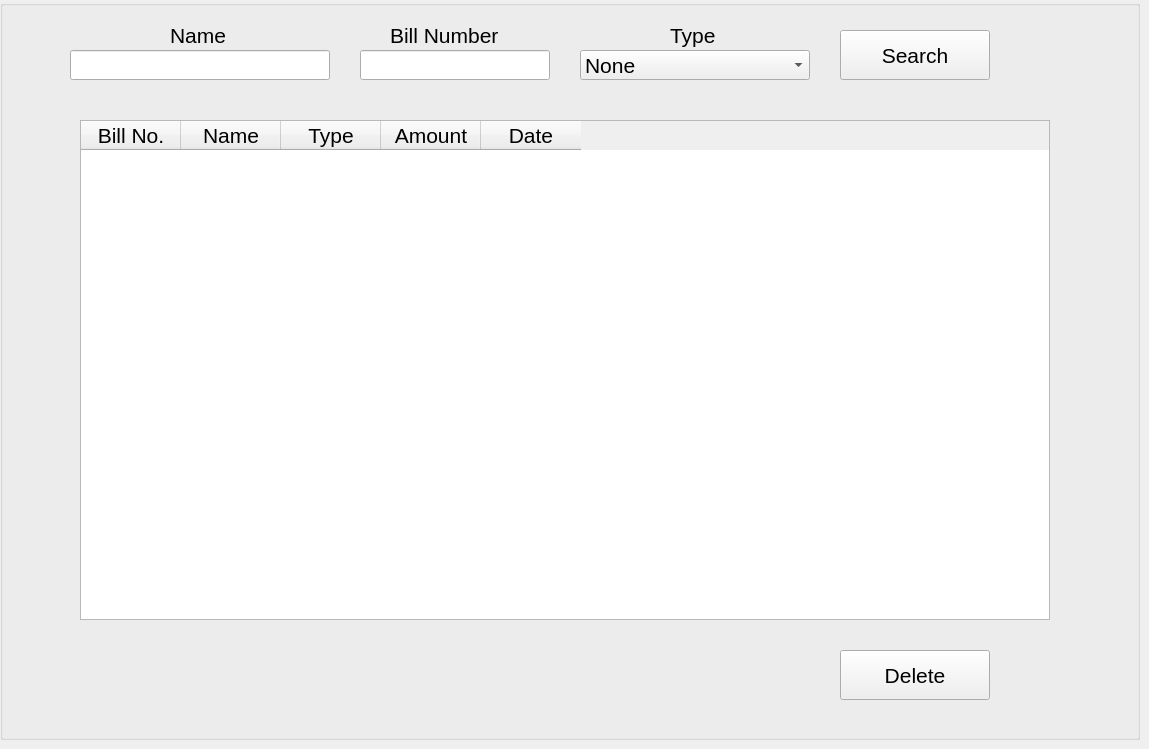
    <widget class="QWidget" name="Delete">
     <widget class="QGroupBox" name="groupBox_8">
      <property name="geometry">
       <rect>
        <x>0</x>
        <y>0</y>
        <width>1140</width>
        <height>740</height>
       </rect>
      </property>
      <property name="font">
       <font>
        <pointsize>16</pointsize>
       </font>
      </property>
      <property name="title">
       <string/>
      </property>
      <widget class="QTableWidget" name="tableWidget">
       <property name="geometry">
        <rect>
         <x>80</x>
         <y>120</y>
         <width>970</width>
         <height>500</height>
        </rect>
       </property>
       <property name="minimumSize">
        <size>
         <width>970</width>
         <height>0</height>
        </size>
       </property>
       <property name="maximumSize">
        <size>
         <width>970</width>
         <height>16777215</height>
        </size>
       </property>
       <column>
        <property name="text">
         <string>Bill No.</string>
        </property>
       </column>
       <column>
        <property name="text">
         <string>Name</string>
        </property>
       </column>
       <column>
        <property name="text">
         <string>Type</string>
        </property>
       </column>
       <column>
        <property name="text">
         <string>Amount</string>
        </property>
       </column>
       <column>
        <property name="text">
         <string>Date</string>
        </property>
       </column>
      </widget>
      <widget class="QPushButton" name="deletesearch">
       <property name="geometry">
        <rect>
         <x>840</x>
         <y>30</y>
         <width>150</width>
         <height>50</height>
        </rect>
       </property>
       <property name="text">
        <string>Search</string>
       </property>
      </widget>
      <widget class="QLineEdit" name="Del_Name">
       <property name="geometry">
        <rect>
         <x>70</x>
         <y>50</y>
         <width>260</width>
         <height>30</height>
        </rect>
       </property>
      </widget>
      <widget class="QLabel" name="label_33">
       <property name="geometry">
        <rect>
         <x>170</x>
         <y>20</y>
         <width>70</width>
         <height>30</height>
        </rect>
       </property>
       <property name="text">
        <string>Name</string>
       </property>
      </widget>
      <widget class="QLineEdit" name="Del_Bnum">
       <property name="geometry">
        <rect>
         <x>360</x>
         <y>50</y>
         <width>190</width>
         <height>30</height>
        </rect>
       </property>
      </widget>
      <widget class="QLabel" name="label_34">
       <property name="geometry">
        <rect>
         <x>390</x>
         <y>20</y>
         <width>140</width>
         <height>30</height>
        </rect>
       </property>
       <property name="text">
        <string>Bill Number</string>
       </property>
      </widget>
      <widget class="QLabel" name="label_161">
       <property name="geometry">
        <rect>
         <x>670</x>
         <y>20</y>
         <width>60</width>
         <height>30</height>
        </rect>
       </property>
       <property name="text">
        <string>Type</string>
       </property>
      </widget>
      <widget class="QComboBox" name="Del_type">
       <property name="geometry">
        <rect>
         <x>580</x>
         <y>50</y>
         <width>230</width>
         <height>30</height>
        </rect>
       </property>
       <item>
        <property name="text">
         <string>None</string>
        </property>
       </item>
       <item>
        <property name="text">
         <string>Gold Sale</string>
        </property>
       </item>
       <item>
        <property name="text">
         <string>Silver Sale</string>
        </property>
       </item>
       <item>
        <property name="text">
         <string>Old Order</string>
        </property>
       </item>
       <item>
        <property name="text">
         <string>New Order</string>
        </property>
       </item>
       <item>
        <property name="text">
         <string>Shree plus</string>
        </property>
       </item>
       <item>
        <property name="text">
         <string>Shree minus</string>
        </property>
       </item>
       <item>
        <property name="text">
         <string>VC</string>
        </property>
       </item>
       <item>
        <property name="text">
         <string>Gold Purchase</string>
        </property>
       </item>
       <item>
        <property name="text">
         <string>Silver Purchase</string>
        </property>
       </item>
       <item>
        <property name="text">
         <string>Expense</string>
        </property>
       </item>
      </widget>
      <widget class="QPushButton" name="DelButton">
       <property name="geometry">
        <rect>
         <x>840</x>
         <y>650</y>
         <width>150</width>
         <height>50</height>
        </rect>
       </property>
       <property name="text">
        <string>Delete</string>
       </property>
      </widget>
     </widget>
    </widget>
